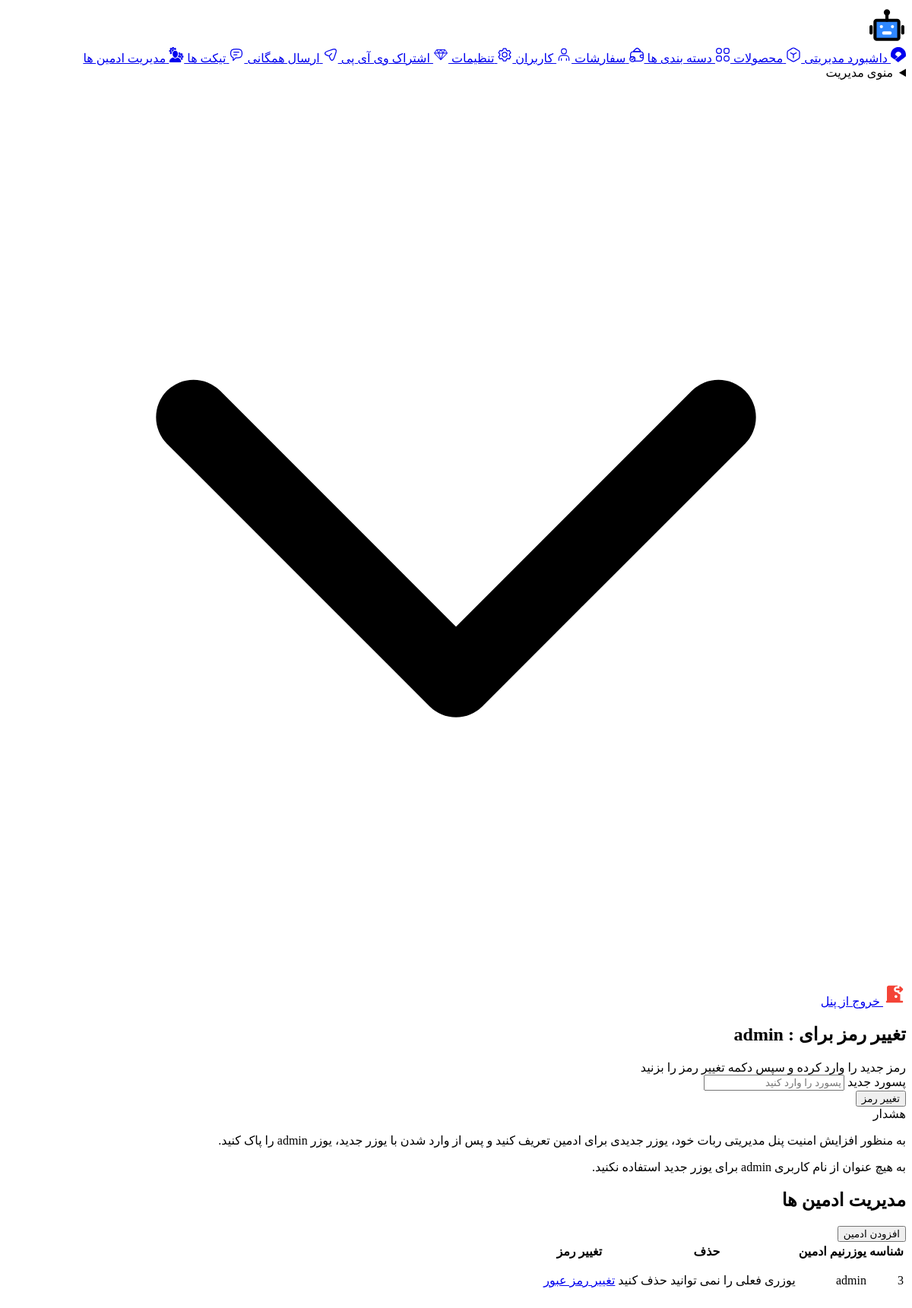
Screenshot of /admin-panel/admins.php?change_pass=3 (signed in) with the database file from the repository.
### tables this page shows
CREATE TABLE IF NOT EXISTS `sp_admins` (
  `id` int NOT NULL AUTO_INCREMENT,
  `username` varchar(100) NOT NULL,
  `password` varchar(100) NOT NULL,
  PRIMARY KEY (`id`)
);

### admin-panel/src/func.php (called while the page is built, shortened)
<?php
function list_admins()
{
    global $db, $admins;
    $sql = "select * from sp_admins";
    $admins = $db->query($sql)->fetchAll();
}
function admin_info($id)
{
    global $db, $username;
    $sql = "select * from sp_admins where id=$id";
    $admin = $db->query($sql)->fetch();
    $username = $admin['username'];
}

### admin-panel/src/admins.php (the view, shortened to what this page needs)
<?php
list_admins();
include "admins_action.php";
?>
<?php if (isset($_SESSION['username']) && $_SESSION['username'] == 'admin') {
?>
    <div role="alert">
        <div class="bg-red-500 text-white font-bold rounded-t px-4 py-2">
            هشدار
        </div>
        <div class="border border-t-0 border-red-400 rounded-b bg-red-100 px-4 py-3 text-red-700">
            <p>به منظور افزایش امنیت پنل مدیریتی ربات خود، یوزر جدیدی برای ادمین تعریف کنید و پس از وارد شدن با یوزر جدید،
                یوزر admin را پاک کنید.</p>
            <p>به هیچ عنوان از نام کاربری admin برای یوزر جدید استفاده نکنید.</p>
        </div>
    </div>
<?php
} ?>
<div class="overflow-auto h-screen pb-24 pt-2 pr-2 pl-2 md:pt-0 md:pr-0 md:pl-0">
    <div class="flex flex-col flex-wrap sm:flex-row ">
        <div class="container mx-auto px-4 sm:px-8 max-w-8xl">
            <div class="py-8">
                <div class="flex flex-row mb-1 sm:mb-0 justify-between w-full">
                    <h2 class="text-2xl leading-tight">
                        <?= $title ?>
                    </h2>
                    <a href="?create_admin">
                        <button class="bg-green-500 hover:bg-green-700 text-white font-bold py-2 px-4 rounded">
                            افزودن ادمین
                        </button>
                    </a>
                </div>
                <div class="-mx-4 sm:-mx-8 px-4 sm:px-8 py-4 overflow-x-auto">
                    <div class="inline-block min-w-full shadow rounded-lg overflow-hidden">
                        <table class="min-w-full leading-normal">
                            <thead>
                                <tr>
                                    <th scope="col" class="px-5 py-3 bg-white  border-b border-gray-200 text-gray-800  text-right text-sm uppercase font-normal">
                                        شناسه
                                    </th>
                                    <th scope="col" class="px-5 py-3 bg-white  border-b border-gray-200 text-gray-800  text-right text-sm uppercase font-normal">
                                        یوزرنیم ادمین
                                    </th>
                                    <th scope="col" class="px-5 py-3 bg-white  border-b border-gray-200 text-gray-800  text-right text-sm uppercase font-normal">
                                        حذف
                                    </th>
                                    <th scope="col" class="px-5 py-3 bg-white  border-b border-gray-200 text-gray-800  text-right text-sm uppercase font-normal">
                                        تغییر رمز
                                    </th>
                                </tr>
                            </thead>
                            <tbody>
                                <?php foreach ($admins as $admin) { ?>
                                    <tr>
                                        <td class="px-5 py-5 border-b border-gray-200 bg-white text-sm">
                                            <p class="text-gray-900 whitespace-no-wrap">
                                                <?= $admin['id']; ?>
                                            </p>
                                        </td>
                                        <td class="px-5 py-5 border-b border-gray-200 bg-white text-sm">
                                            <p class="text-gray-900 whitespace-no-wrap">
                                                <?= $admin['username']; ?>
                                            </p>
                                        </td>
                                        <td class="px-5 py-5 border-b border-gray-200 bg-white text-sm">
                                            <?php if ($_SESSION['username'] == $admin['username']) {
                                                echo 'یوزری فعلی را نمی توانید حذف کنید';
                                            } ?>
                                        </td>
                                        <td class="px-5 py-5 border-b border-gray-200 bg-white text-sm">
                                            <span class="relative inline-block px-3 py-1 text-red-900 leading-tight">
                                                <a href="?change_pass=<?= $admin['id'] ?>">
                                                <span class="relative">
                                                    تغییر رمز عبور
                                                </span>
                                                </a>
                                            </span>
                                        </td>
                    </div>
                <?php } ?>
                </div>
            </div>
        </div>
    </div>
</div>
</div>

### admin-panel/src/admins_action.php (shortened to what this page needs)
<?php
if (isset($_GET['change_pass'])) {
    admin_info($_GET['change_pass']);
?>
    <div class="overflow-auto h-screen pb-24 pt-2 pr-2 pl-2 md:pt-0 md:pr-0 md:pl-0">
        <div class="flex flex-col  flex-wrap sm:flex-row ">
            <div class="container mx-auto px-4 sm:px-8 max-w-8xl">
                <div class="py-8">
                    <div class="flex flex-row mb-1 sm:mb-0 justify-between w-full">
                        <h2 class="text-2xl leading-tight">
                            تغییر رمز برای : <?=$username?>
                        </h2>
                    </div>
                    <div class="bg-white rounded-lg shadow min-w-full sm:overflow-hidden mt-5">
                        <div class="px-4 py-8 sm:px-10">
                            <div class="relative mt-6">
                                <div class="relative flex justify-center text-sm leading-5">
                                    <span class="px-2 text-gray-500 bg-white">
                                    رمز جدید را وارد کرده و سپس دکمه تغییر رمز را بزنید
                                    </span>
                                </div>
                            </div>
                            <form method="POST" action="">
                                <div class="mt-6">
                                    <div class="w-full space-y-10">
                                        <div class="w-full">
                                            <div class=" relative ">
                                                <label for="pass" class="text-gray-700">
                                                     پسورد جدید
                                                </label>
                                                <input type="text" name="pass" class=" rounded-lg border-transparent flex-1 appearance-none border border-gray-300 w-full py-2 px-4 bg-white text-gray-700 placeholder-gray-400 shadow-sm text-base focus:outline-none focus:ring-2 focus:ring-purple-600 focus:border-transparent" placeholder="پسورد را وارد کنید" required/>
                                            </div>
                                        </div>
                                        <div>
                                            <span class="block w-full rounded-md shadow-sm">
                                                <button type="submit" name="change_pass" class="py-2 px-4  bg-indigo-600 hover:bg-indigo-700 focus:ring-indigo-500 focus:ring-offset-indigo-200 text-white w-full transition ease-in duration-200 text-center text-base font-semibold shadow-md focus:outline-none focus:ring-2 focus:ring-offset-2  rounded-lg ">
                                                    تغییر رمز
                                                </button>
                                            </span>
                                        </div>
                                    </div>
                                </div>
                            </form>
                        </div>
                    </div>
                </div>
            </div>
        </div>
    </div>
    <?php }
    ?>

### rows the page displays
sp_admins: username "admin", id "3", shows "یوزری فعلی را نمی توانید حذف کنید"

### other values shown
$dashboard "داشبورد مدیریتی"
$product "محصولات"
$categories "دسته بندی ها"
$orders "سفارشات"
$users "کاربران"
$setting "تنظیمات"
$plan "اشتراک وی آی پی"
$sendtoall "ارسال همگانی"
$tickets "تیکت ها"
$admins "مدیریت ادمین ها"
$title "مدیریت ادمین ها"
